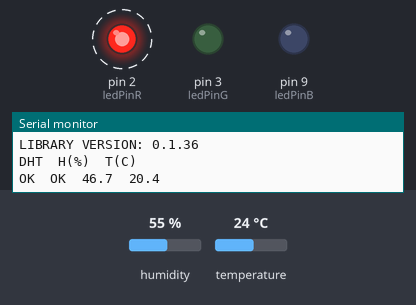
The sketch below on a simulated Arduino Uno, built with avr-gcc and run on an emulated ATmega328P. Shown: output pins drawn as LEDs (lit = HIGH), the last lines printed to the serial monitor. Dashed ring = blinking. The test bench sets the inputs (shaded band); at power-on: temperature 24 °C, humidity 55 %.

Above: at 0.17 s.
At 8.0 s:
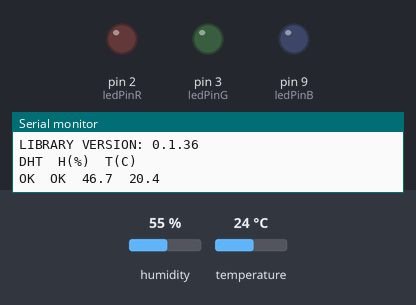
8.1 s: temperature set to 1 °C
At 9.8 s:
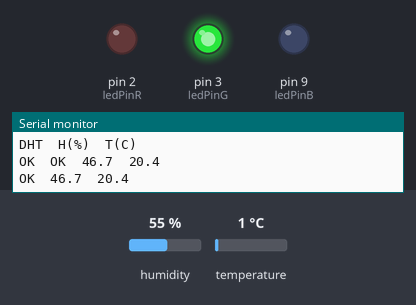
Timing chart, 0 to 23.8 s (numbered marks = the images above; inputs shaded):
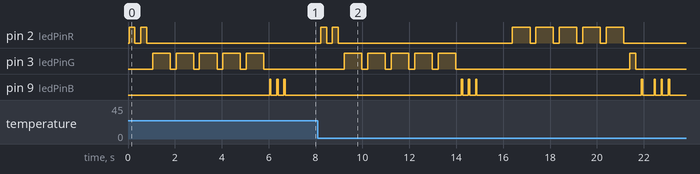

The sketch:

tempduinoDHT11.ino
```cpp
/*********************************************************************
Author: Rogue@HAL13
Version: .15710

Description: pseudo-morse code signalling of DHT11 reading via LEDs
Digits are represented by brieves and longues according to their value
1-5 use brieves and 6-0 use longues. Inference is used to speed up signalling
for example 2(..___) is abridged '..'; 7(__...) is abridged '__'.
Includes support for thresholds and rounding indication.
*********************************************************************/

#include <dht.h> // import dht library
dht DHT; // alias declaration
int dhtCheck = 0; // variable used to check DHT functionality
const float calibH = 0.85; // calibration factor for Humidity (typical ~0.85-8.875)
const float calibT = 0.85; // calibration factor for Temperature (typical ~0.85-8.875)
const float tempFlag = 25.0; // temp in C to flag if exceeded
const float humFlag = 40.0; // hum in % to flag if exceeded

const int dhtPin = A2; // pin with DHT11 attached
const int ledPinR = 2; // pin with R LED attached for 1st digit
const int ledPinG = 3; // pin with G LED attached for 2nd digit
const int ledPinB = 9; // on-board LED for Humidity reading
const int ledPins [ ] = {ledPinR,ledPinG,ledPinB}; // array of all LED pins
const int ledCount = 3; // variable to hold LED pins count
int ledUsed = 13; // variable to hold LED currently handled

const int pulse = 50; // duration for pulse signals
const int brieve = 250; // duration for brieve signals
const int longue = 750; // duration for long signals
const int pause = 250; // duration of pauses (blink)
const int wait = 1000; // duration for wait before next cycle
int duration = 250; // variable to hold duration of signals

void setup() {
  // start serial at 115200 bauds for debugging
  serialInit();
  // integrity check of DHT
  DHTcheck();
  // initialize LED pins as output
  for (int ledUsed = 0; ledUsed < ledCount; ledUsed++)  {
    pinMode(ledPins[ledUsed], OUTPUT);
    digitalWrite(ledUsed, LOW);
  }
}

void blink(int ledUsed, int duration) {
  digitalWrite(ledUsed, HIGH);
  delay(duration);
  digitalWrite(ledUsed, LOW);
  delay(pause);
}

void loop() {
  int i; // variable for iterations

  // reading values from DHT
  float hReading = DHT.humidity*calibH; // H reading from DHT
  float tReading = DHT.temperature*calibT; // T reading from DHT
  int degreeC = round(tReading); // rounding T reading into an integer
  int secondDigit = (int)degreeC % 10; // extract 2nd digit
  int firstDigit = ((int)degreeC-secondDigit)/10; // extract 1st digit
  // display values to serial
  DHTcheck();
  printValues(hReading,tReading);

  // display first digit via R LED
  if (firstDigit == 0) { // special case of 0
    for (i = 1; i <= 5; i++) { // flashing longue 5 times
      blink(ledPinR, longue);
    }
  }
  else {
    if (firstDigit <= 5) { // low digits
      for (i = 1; i <= firstDigit; i++) {
        blink(ledPinR,brieve); // flashing brieves
      }
    }
    else {
      for (i = 1; i <= firstDigit-5; i++) { // high digits
        blink(ledPinR,longue); // flashing longues
      }
    }
  }

  // display second digit via G LED
  if (secondDigit == 0) { // special case of 0
    for (i = 1; i <= 5; i++) { // flashing longue 5 times
      blink(ledPinG, longue);
    }
  }
  else {
    if (secondDigit <= 5) { // low digits
      for (i = 1; i <= secondDigit; i++) {
        blink(ledPinG,brieve); // flashing brieves
      }
    }
    else {
      for (i = 1; i <= secondDigit-5; i++) { // high digits
        blink(ledPinG,longue); // flashing longues
      }
    }
  }

  // check thresholds and react via B LED
  if (degreeC > tReading) { // checking if T was rounded up
    blink(ledPinB, pulse); // flashing pulse 1 time
    delay(pause);
  }
  if (tReading > tempFlag) { // checking if T threshold exceeded
    for (i = 1; i <= 2; i++) // flashing pulse 2 times
  blink(ledPinB, pulse);
  delay(pause);
  }
  if (hReading > humFlag) { // checking if H threshold exceeded
    for (i = 1; i <= 3; i++) // flashing pulse 3 times
  blink(ledPinB, pulse);
  delay(pause);
  }

  // wait to start again
  delay(wait);
}

// debug and secondary support functions follow

void serialInit() {
  Serial.begin(115200);
  Serial.println("DHT TEST PROGRAM ");
  Serial.print("LIBRARY VERSION: ");
  Serial.println(DHT_LIB_VERSION);
  Serial.println();
  Serial.println("DHT\tH(%)\tT(C)");
}

void printValues(float hReading, float tReading){
  Serial.print(hReading,1);
  Serial.print("\t");
  Serial.println(tReading,1);
}

void DHTcheck() {
    dhtCheck = DHT.read11(dhtPin);
  switch (dhtCheck)
  {
    case DHTLIB_OK:
                Serial.print("OK\t");
                break;
    case DHTLIB_ERROR_CHECKSUM:
                Serial.print("Error \t");
                break;
    case DHTLIB_ERROR_TIMEOUT:
                Serial.print("Timeout\t");
                break;
    default:
                Serial.print("Unknown\t");
                break;
 }
}
```
